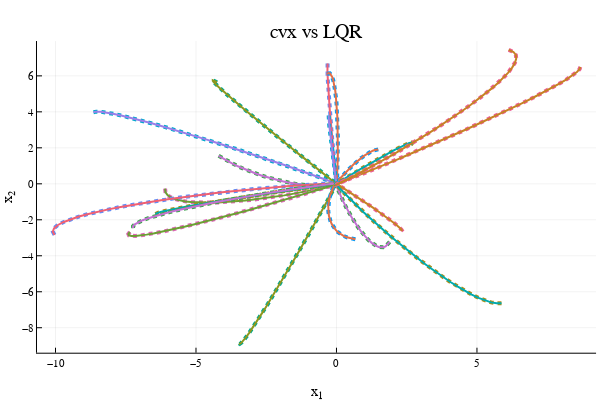

The code cell stored with this chart in its notebook:
### Markdown cell above
To emphasize that these two methods for solving the optimization problem result in the same solutions, we are now going to sample initial conditions and run both solutions. You will have to fill in your LQR policy again.

### Code cell
import Random 
Random.seed!(1)
@testset "Convex trajopt vs LQR" begin 
    
    # problem stuff
    dt = 0.1 
    tf = 5.0 
    t_vec = 0:dt:tf 
    N = length(t_vec)
    A,B = double_integrator_AB(dt)
    nx,nu = size(B)
    Q = diagm(ones(nx))
    R = diagm(ones(nu))
    Qf = 5*Q 
    
    
    plot()
    for ic_iter = 1:20
        x0 = [5*randn(2); 1*randn(2)]
        # solve for X_{1:N}, U_{1:N-1} with convex optimization
        Xcvx,Ucvx = convex_trajopt(A,B,Q,R,Qf,N,x0; verbose = false)
        P, K = fhlqr(A,B,Q,R,Qf,N)
        Xsim_cvx = [zeros(nx) for i = 1:N]
        Xsim_cvx[1] = 1*x0 
        Xsim_lqr = [zeros(nx) for i = 1:N]
        Xsim_lqr[1] = 1*x0 
        for i = 1:N-1
            # simulate cvx control 
            Xsim_cvx[i+1] = A*Xsim_cvx[i] + B*Ucvx[i]

            # TODO: use your FHLQR control gains K to calculate u_lqr
            # simulate lqr control 
            u_lqr = -K[i]*Xsim_lqr[i]
            Xsim_lqr[i+1] = A*Xsim_lqr[i] + B*u_lqr
        end

        @test 1e-13 < norm(Xsim_lqr[end] - Xsim_cvx[end]) < 1e-3
        @test 1e-13 < maximum(norm.(Xsim_lqr - Xsim_cvx)) < 1e-3
        
        # ------------------------plotting--------------------------
        X1m = mat_from_vec(Xsim_cvx)
        X2m = mat_from_vec(Xsim_lqr)
        plot!(X2m[1,:],X2m[2,:], label = "", lw = 4, ls = :dot)
        plot!(X1m[1,:],X1m[2,:], label = "", lw = 2)
    end
    display(plot!(title = "cvx vs LQR", ylabel = "x₂", xlabel = "x₁"))

end
